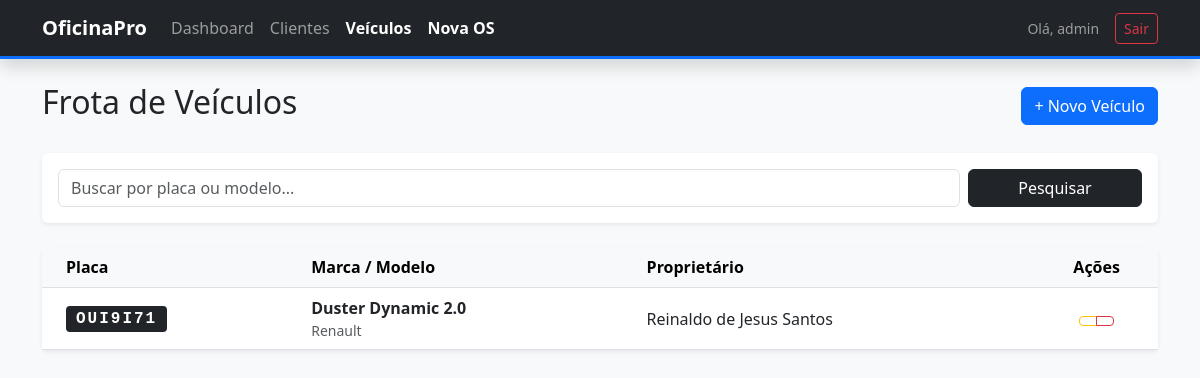
Page /oficina/veiculos/ (signed in) on the committed database.
### gestao/models.py (models this page shows, shortened)
class Veiculo(models.Model):
    cliente = models.ForeignKey(
        Cliente, on_delete=models.CASCADE,
        related_name="veiculos"
    )
    placa = models.CharField(max_length=7, unique=True)
    modelo = models.CharField(max_length=50)
    marca = models.CharField(max_length=50)

class Cliente(models.Model):
    nome = models.CharField(max_length=100)
    email = models.EmailField()
    telefone = models.CharField(max_length=20)
    cpf = models.CharField(max_length=14, unique=True)

### gestao/views.py (the view)
# urls.py: path("veiculos/", views.lista_veiculos, name="lista_veiculos"),
@login_required
def lista_veiculos(request):
    busca = request.GET.get("search")
    if busca:
        veiculos = Veiculo.objects.filter(
            Q(placa__icontains=busca) | Q(modelo__icontains=busca)
        ).order_by("modelo")
    else:
        veiculos = Veiculo.objects.all().order_by("placa")
    return render(
        request, "gestao/lista_veiculos.html", {
            "veiculos": veiculos,
            "busca": busca}
    )

### gestao/templates/gestao/lista_veiculos.html (shortened to what this page needs)
{% extends 'gestao/base.html' %}
{% block content %}
<div class="d-flex justify-content-between align-items-center mb-4">
    <h2> Frota de Veículos</h2>
    <a href="{% url 'novo_veiculo' %}" class="btn btn-primary">+ Novo Veículo</a>
</div>
<div class="card shadow-sm mb-4">
    <div class="card-body">
        <form method="GET" class="row g-2">
            <div class="col-md-10">
                <input type="text" name="search" class="form-control" placeholder="Buscar por placa ou modelo..."
                    value="{{ busca|default:'' }}">
            </div>
            <div class="col-md-2">
                <button type="submit" class="btn btn-dark w-100">
                     Pesquisar
                </button>
            </div>
        </form>
    </div>
</div>
<div class="card shadow-sm border-0">
    <div class="card-body p-0">
        <div class="table-responsive">
            <table class="table table-hover align-middle mb-0">
                <thead class="table-light">
                    <tr>
                        <th class="ps-4">Placa</th>
                        <th>Marca / Modelo</th>
                        <th>Proprietário</th>
                        <th class="text-center">Ações</th>
                    </tr>
                </thead>
                <tbody>
                    {% for veiculo in veiculos %}
                    <tr>
                        <td class="ps-4">
                            <span class="badge bg-dark font-monospace" style="font-size: 1rem;">
                                {{ veiculo.placa|upper }}
                            </span>
                        </td>
                        <td>
                            <div class="fw-bold">{{ veiculo.modelo }}</div>
                            <div class="text-muted small">{{ veiculo.marca }}</div>
                        </td>
                        <td>
                             {{ veiculo.cliente.nome }}
                        </td>
                        <td class="text-center">
                            <div class="btn-group">
                                <a href="{% url 'editar_veiculo' veiculo.id %}" class="btn btn-sm btn-outline-warning">
                                </a>
                                <a href="{% url 'excluir_veiculo' veiculo.id %}" class="btn btn-sm btn-outline-danger">
                                </a>
                            </div>
                        </td>
                    </tr>
                    {% empty %}
                    <tr>
                        <td colspan="4" class="text-center py-5 text-muted">
                            Nenhum veículo encontrado.
                        </td>
                    </tr>
                    {% endfor %}
                </tbody>
            </table>
        </div>
    </div>
</div>
{% endblock %}

### gestao/templates/gestao/base.html (shortened to what this page needs)
{% load static %}
<!DOCTYPE html>
<html lang="pt-br">
<head>
    <link href="https://cdn.jsdelivr.net/npm/bootstrap@5.3.0/dist/css/bootstrap.min.css" rel="stylesheet">
    <link rel="stylesheet" href="{% static 'gestao/css/style.css' %}">
</head>
<body class="bg-light">
    <nav class="navbar navbar-expand-lg navbar-dark bg-dark shadow mb-4">
        <div class="container">
            <a class="navbar-brand fw-bold" href="{% url 'dashboard' %}">
                 OficinaPro
            </a>
            <div class="collapse navbar-collapse" id="navbarNav">
                <ul class="navbar-nav me-auto">
                    <li class="nav-item">
                        <a class="nav-link {% if request.resolver_match.url_name == 'dashboard' %}active fw-bold text-white{% endif %}"
                            href="{% url 'dashboard' %}">
                             Dashboard
                        </a>
                    </li>
                    <li class="nav-item">
                        <a class="nav-link {% if 'cliente' in request.resolver_match.url_name %}active fw-bold text-white{% endif %}"
                            href="{% url 'lista_clientes' %}">
                             Clientes
                        </a>
                    </li>
                    <li class="nav-item">
                        <a class="nav-link {% if 'veiculo' in request.resolver_match.url_name %}active fw-bold text-white{% endif %}"
                            href="{% url 'lista_veiculos' %}">
                             Veículos
                        </a>
                    </li>
                    <li class="nav-item">
                        <a class="nav-link {% if 'os' in request.resolver_match.url_name %}active fw-bold text-white{% endif %}"
                            href="{% url 'nova_os' %}">
                             Nova OS
                        </a>
                    </li>
                </ul>
                <div class="d-flex align-items-center">
                    <span class="navbar-text me-3 small">
                         Olá, {{ user.username }}
                    </span>
                    <form action="{% url 'logout' %}" method="post" class="d-inline">
                        <button type="submit" class="btn btn-sm btn-outline-danger">
                             Sair
                        </button>
                    </form>
                </div>
            </div>
        </div>
        </nav>
    <div class="container">
        {% block content %}
        {% endblock %}
    </div>
</body>
</html>

### gestao/static/gestao/css/style.css (style rules this page uses)
body { background-color: #f8f9fa; }
.navbar { border-bottom: 3px solid #0d6efd; }
.nav-link { transition: all 0.3s ease; }
.font-monospace { letter-spacing: 2px; padding: 5px 10px; border-radius: 4px; }
.card { border: none; transition: transform 0.2s; }

### rows in the picture
Veiculo: placa "OUI9I71", modelo "Duster Dynamic 2.0", marca "Renault", cliente.nome "Reinaldo de Jesus Santos"

### other values in the picture
{{ user.username }} "admin"
